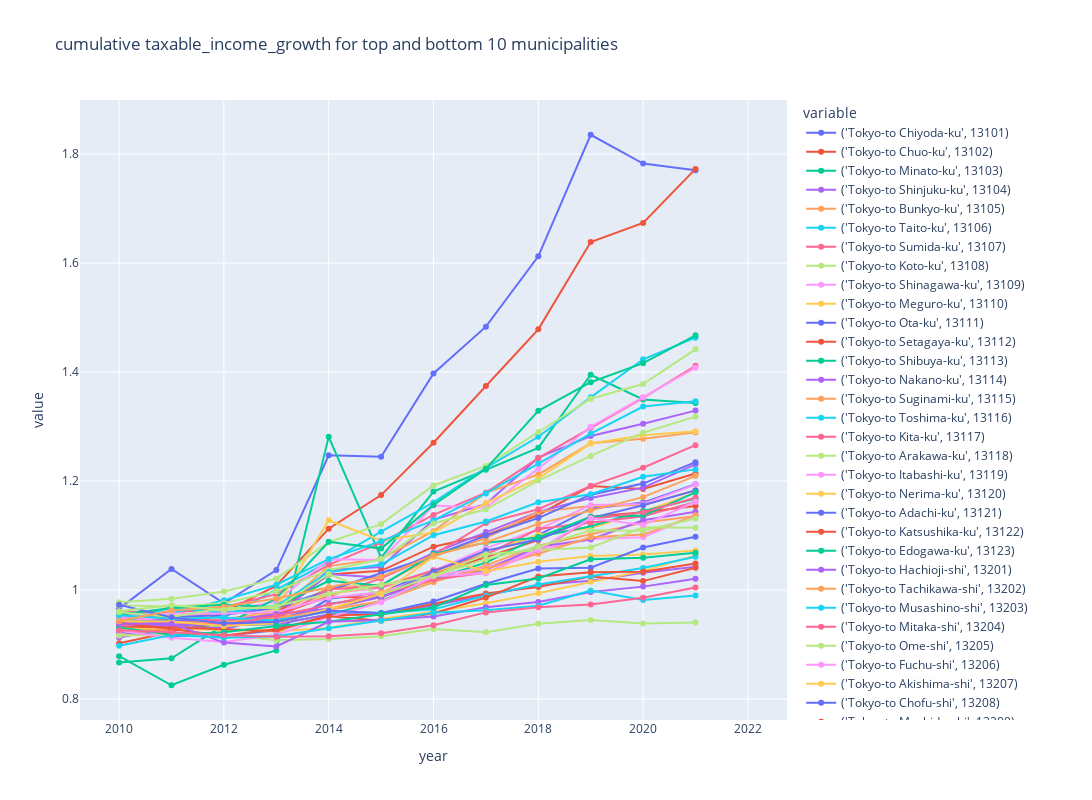

Notebook source saved alongside this figure:
### Code cell
plot_time_series(
    plot_df,
    "factor_growth",
    group_by_columns,
    granularity_columns,
    f"cumulative {factor_column} for top and bottom {return_n} municipalities",
    # visible="legendonly",
)

### Figure 1 — Plotly figure (JSON) as saved in the notebook; plotly's stock layout.template omitted (floating-point values rounded to 4 significant figures)
{"data": [{"hovertemplate": "variable=('Tokyo-to Chiyoda-ku', 13101)<br>year=%{x}<br>value=%{y}<extra></extra>", "legendgroup": "('Tokyo-to Chiyoda-ku', 13101)", "line": {"color": "#636efa", "dash": "solid"}, "marker": {"symbol": "circle"}, "mode": "lines+markers", "name": "('Tokyo-to Chiyoda-ku', 13101)", "orientation": "v", "showlegend": true, "type": "scatter", "x": [2010, 2011, 2012, 2013, 2014, 2015, 2016, 2017, 2018, 2019, 2020, 2021, 2022], "xaxis": "x", "y": [0.9659, 1.039, 0.9755, 1.037, 1.247, 1.244, 1.398, 1.483, 1.612, 1.836, 1.783, 1.77, null], "yaxis": "y"}, {"hovertemplate": "variable=('Tokyo-to Chuo-ku', 13102)<br>year=%{x}<br>value=%{y}<extra></extra>", "legendgroup": "('Tokyo-to Chuo-ku', 13102)", "line": {"color": "#EF553B", "dash": "solid"}, "marker": {"symbol": "circle"}, "mode": "lines+markers", "name": "('Tokyo-to Chuo-ku', 13102)", "orientation": "v", "showlegend": true, "type": "scatter", "x": [2010, 2011, 2012, 2013, 2014, 2015, 2016, 2017, 2018, 2019, 2020, 2021, 2022], "xaxis": "x", "y": [0.9023, 0.9228, 0.9589, 1.008, 1.113, 1.174, 1.27, 1.374, 1.478, 1.639, 1.674, 1.773, null], "yaxis": "y"}, {"hovertemplate": "variable=('Tokyo-to Minato-ku', 13103)<br>year=%{x}<br>value=%{y}<extra></extra>", "legendgroup": "('Tokyo-to Minato-ku', 13103)", "line": {"color": "#00cc96", "dash": "solid"}, "marker": {"symbol": "circle"}, "mode": "lines+markers", "name": "('Tokyo-to Minato-ku', 13103)", "orientation": "v", "showlegend": true, "type": "scatter", "x": [2010, 2011, 2012, 2013, 2014, 2015, 2016, 2017, 2018, 2019, 2020, 2021, 2022], "xaxis": "x", "y": [0.8785, 0.8252, 0.8628, 0.8891, 1.281, 1.059, 1.181, 1.221, 1.261, 1.395, 1.35, 1.343, null], "yaxis": "y"}, {"hovertemplate": "variable=('Tokyo-to Shinjuku-ku', 13104)<br>year=%{x}<br>value=%{y}<extra></extra>", "legendgroup": "('Tokyo-to Shinjuku-ku', 13104)", "line": {"color": "#ab63fa", "dash": "solid"}, "marker": {"symbol": "circle"}, "mode": "lines+markers", "name": "('Tokyo-to Shinjuku-ku', 13104)", "orientation": "v", "showlegend": true, "type": "scatter", "x": [2010, 2011, 2012, 2013, 2014, 2015, 2016, 2017, 2018, 2019, 2020, 2021, 2022], "xaxis": "x", "y": [0.9128, 0.9317, 0.9273, 0.9536, 1.037, 1.042, 1.129, 1.158, 1.243, 1.283, 1.305, 1.329, null], "yaxis": "y"}, {"hovertemplate": "variable=('Tokyo-to Bunkyo-ku', 13105)<br>year=%{x}<br>value=%{y}<extra></extra>", "legendgroup": "('Tokyo-to Bunkyo-ku', 13105)", "line": {"color": "#FFA15A", "dash": "solid"}, "marker": {"symbol": "circle"}, "mode": "lines+markers", "name": "('Tokyo-to Bunkyo-ku', 13105)", "orientation": "v", "showlegend": true, "type": "scatter", "x": [2010, 2011, 2012, 2013, 2014, 2015, 2016, 2017, 2018, 2019, 2020, 2021, 2022], "xaxis": "x", "y": [0.9166, 0.9309, 0.947, 0.9594, 1.044, 1.057, 1.108, 1.178, 1.212, 1.27, 1.278, 1.289, null], "yaxis": "y"}, {"hovertemplate": "variable=('Tokyo-to Taito-ku', 13106)<br>year=%{x}<br>value=%{y}<extra></extra>", "legendgroup": "('Tokyo-to Taito-ku', 13106)", "line": {"color": "#19d3f3", "dash": "solid"}, "marker": {"symbol": "circle"}, "mode": "lines+markers", "name": "('Tokyo-to Taito-ku', 13106)", "orientation": "v", "showlegend": true, "type": "scatter", "x": [2010, 2011, 2012, 2013, 2014, 2015, 2016, 2017, 2018, 2019, 2020, 2021, 2022], "xaxis": "x", "y": [0.9458, 0.9681, 0.9497, 1.0, 1.052, 1.107, 1.161, 1.224, 1.281, 1.354, 1.423, 1.463, null], "yaxis": "y"}, {"hovertemplate": "variable=('Tokyo-to Sumida-ku', 13107)<br>year=%{x}<br>value=%{y}<extra></extra>", "legendgroup": "('Tokyo-to Sumida-ku', 13107)", "line": {"color": "#FF6692", "dash": "solid"}, "marker": {"symbol": "circle"}, "mode": "lines+markers", "name": "('Tokyo-to Sumida-ku', 13107)", "orientation": "v", "showlegend": true, "type": "scatter", "x": [2010, 2011, 2012, 2013, 2014, 2015, 2016, 2017, 2018, 2019, 2020, 2021, 2022], "xaxis": "x", "y": [0.9605, 0.9579, 0.9684, 0.9924, 1.046, 1.087, 1.138, 1.179, 1.242, 1.298, 1.353, 1.411, null], "yaxis": "y"}, {"hovertemplate": "variable=('Tokyo-to Koto-ku', 13108)<br>year=%{x}<br>value=%{y}<extra></extra>", "legendgroup": "('Tokyo-to Koto-ku', 13108)", "line": {"color": "#B6E880", "dash": "solid"}, "marker": {"symbol": "circle"}, "mode": "lines+markers", "name": "('Tokyo-to Koto-ku', 13108)", "orientation": "v", "showlegend": true, "type": "scatter", "x": [2010, 2011, 2012, 2013, 2014, 2015, 2016, 2017, 2018, 2019, 2020, 2021, 2022], "xaxis": "x", "y": [0.9777, 0.9837, 0.9973, 1.021, 1.088, 1.121, 1.192, 1.228, 1.29, 1.351, 1.378, 1.442, null], "yaxis": "y"}, {"hovertemplate": "variable=('Tokyo-to Shinagawa-ku', 13109)<br>year=%{x}<br>value=%{y}<extra></extra>", "legendgroup": "('Tokyo-to Shinagawa-ku', 13109)", "line": {"color": "#FF97FF", "dash": "solid"}, "marker": {"symbol": "circle"}, "mode": "lines+markers", "name": "('Tokyo-to Shinagawa-ku', 13109)", "orientation": "v", "showlegend": true, "type": "scatter", "x": [2010, 2011, 2012, 2013, 2014, 2015, 2016, 2017, 2018, 2019, 2020, 2021, 2022], "xaxis": "x", "y": [0.9395, 0.9504, 0.962, 0.9786, 1.056, 1.055, 1.155, 1.151, 1.223, 1.299, 1.354, 1.408, null], "yaxis": "y"}, {"hovertemplate": "variable=('Tokyo-to Meguro-ku', 13110)<br>year=%{x}<br>value=%{y}<extra></extra>", "legendgroup": "('Tokyo-to Meguro-ku', 13110)", "line": {"color": "#FECB52", "dash": "solid"}, "marker": {"symbol": "circle"}, "mode": "lines+markers", "name": "('Tokyo-to Meguro-ku', 13110)", "orientation": "v", "showlegend": true, "type": "scatter", "x": [2010, 2011, 2012, 2013, 2014, 2015, 2016, 2017, 2018, 2019, 2020, 2021, 2022], "xaxis": "x", "y": [0.9229, 0.9541, 0.9314, 0.9677, 1.128, 1.091, 1.105, 1.16, 1.205, 1.269, 1.284, 1.291, null], "yaxis": "y"}, {"hovertemplate": "variable=('Tokyo-to Ota-ku', 13111)<br>year=%{x}<br>value=%{y}<extra></extra>", "legendgroup": "('Tokyo-to Ota-ku', 13111)", "line": {"color": "#636efa", "dash": "solid"}, "marker": {"symbol": "circle"}, "mode": "lines+markers", "name": "('Tokyo-to Ota-ku', 13111)", "orientation": "v", "showlegend": true, "type": "scatter", "x": [2010, 2011, 2012, 2013, 2014, 2015, 2016, 2017, 2018, 2019, 2020, 2021, 2022], "xaxis": "x", "y": [0.9231, 0.9155, 0.9159, 0.9261, 0.9838, 0.9957, 1.035, 1.067, 1.101, 1.149, 1.16, 1.194, null], "yaxis": "y"}, {"hovertemplate": "variable=('Tokyo-to Setagaya-ku', 13112)<br>year=%{x}<br>value=%{y}<extra></extra>", "legendgroup": "('Tokyo-to Setagaya-ku', 13112)", "line": {"color": "#EF553B", "dash": "solid"}, "marker": {"symbol": "circle"}, "mode": "lines+markers", "name": "('Tokyo-to Setagaya-ku', 13112)", "orientation": "v", "showlegend": true, "type": "scatter", "x": [2010, 2011, 2012, 2013, 2014, 2015, 2016, 2017, 2018, 2019, 2020, 2021, 2022], "xaxis": "x", "y": [0.9289, 0.9273, 0.9381, 0.9573, 1.029, 1.035, 1.08, 1.101, 1.138, 1.191, 1.185, 1.214, null], "yaxis": "y"}, {"hovertemplate": "variable=('Tokyo-to Shibuya-ku', 13113)<br>year=%{x}<br>value=%{y}<extra></extra>", "legendgroup": "('Tokyo-to Shibuya-ku', 13113)", "line": {"color": "#00cc96", "dash": "solid"}, "marker": {"symbol": "circle"}, "mode": "lines+markers", "name": "('Tokyo-to Shibuya-ku', 13113)", "orientation": "v", "showlegend": true, "type": "scatter", "x": [2010, 2011, 2012, 2013, 2014, 2015, 2016, 2017, 2018, 2019, 2020, 2021, 2022], "xaxis": "x", "y": [0.8672, 0.8746, 0.9354, 0.9843, 1.089, 1.076, 1.156, 1.222, 1.329, 1.381, 1.416, 1.468, null], "yaxis": "y"}, {"hovertemplate": "variable=('Tokyo-to Nakano-ku', 13114)<br>year=%{x}<br>value=%{y}<extra></extra>", "legendgroup": "('Tokyo-to Nakano-ku', 13114)", "line": {"color": "#ab63fa", "dash": "solid"}, "marker": {"symbol": "circle"}, "mode": "lines+markers", "name": "('Tokyo-to Nakano-ku', 13114)", "orientation": "v", "showlegend": true, "type": "scatter", "x": [2010, 2011, 2012, 2013, 2014, 2015, 2016, 2017, 2018, 2019, 2020, 2021, 2022], "xaxis": "x", "y": [0.9415, 0.9303, 0.9301, 0.9522, 1.029, 1.023, 1.068, 1.107, 1.143, 1.169, 1.188, 1.231, null], "yaxis": "y"}, {"hovertemplate": "variable=('Tokyo-to Suginami-ku', 13115)<br>year=%{x}<br>value=%{y}<extra></extra>", "legendgroup": "('Tokyo-to Suginami-ku', 13115)", "line": {"color": "#FFA15A", "dash": "solid"}, "marker": {"symbol": "circle"}, "mode": "lines+markers", "name": "('Tokyo-to Suginami-ku', 13115)", "orientation": "v", "showlegend": true, "type": "scatter", "x": [2010, 2011, 2012, 2013, 2014, 2015, 2016, 2017, 2018, 2019, 2020, 2021, 2022], "xaxis": "x", "y": [0.9443, 0.945, 0.9599, 0.9563, 1.004, 1.009, 1.061, 1.096, 1.143, 1.154, 1.156, 1.183, null], "yaxis": "y"}, {"hovertemplate": "variable=('Tokyo-to Toshima-ku', 13116)<br>year=%{x}<br>value=%{y}<extra></extra>", "legendgroup": "('Tokyo-to Toshima-ku', 13116)", "line": {"color": "#19d3f3", "dash": "solid"}, "marker": {"symbol": "circle"}, "mode": "lines+markers", "name": "('Tokyo-to Toshima-ku', 13116)", "orientation": "v", "showlegend": true, "type": "scatter", "x": [2010, 2011, 2012, 2013, 2014, 2015, 2016, 2017, 2018, 2019, 2020, 2021, 2022], "xaxis": "x", "y": [0.9543, 0.957, 0.9814, 1.01, 1.057, 1.09, 1.128, 1.177, 1.232, 1.287, 1.337, 1.346, null], "yaxis": "y"}, {"hovertemplate": "variable=('Tokyo-to Kita-ku', 13117)<br>year=%{x}<br>value=%{y}<extra></extra>", "legendgroup": "('Tokyo-to Kita-ku', 13117)", "line": {"color": "#FF6692", "dash": "solid"}, "marker": {"symbol": "circle"}, "mode": "lines+markers", "name": "('Tokyo-to Kita-ku', 13117)", "orientation": "v", "showlegend": true, "type": "scatter", "x": [2010, 2011, 2012, 2013, 2014, 2015, 2016, 2017, 2018, 2019, 2020, 2021, 2022], "xaxis": "x", "y": [0.9498, 0.9413, 0.934, 0.9554, 0.9886, 1.021, 1.065, 1.123, 1.148, 1.191, 1.224, 1.266, null], "yaxis": "y"}, {"hovertemplate": "variable=('Tokyo-to Arakawa-ku', 13118)<br>year=%{x}<br>value=%{y}<extra></extra>", "legendgroup": "('Tokyo-to Arakawa-ku', 13118)", "line": {"color": "#B6E880", "dash": "solid"}, "marker": {"symbol": "circle"}, "mode": "lines+markers", "name": "('Tokyo-to Arakawa-ku', 13118)", "orientation": "v", "showlegend": true, "type": "scatter", "x": [2010, 2011, 2012, 2013, 2014, 2015, 2016, 2017, 2018, 2019, 2020, 2021, 2022], "xaxis": "x", "y": [0.9721, 0.9693, 0.9757, 0.9979, 1.036, 1.057, 1.122, 1.148, 1.201, 1.246, 1.289, 1.318, null], "yaxis": "y"}, {"hovertemplate": "variable=('Tokyo-to Itabashi-ku', 13119)<br>year=%{x}<br>value=%{y}<extra></extra>", "legendgroup": "('Tokyo-to Itabashi-ku', 13119)", "line": {"color": "#FF97FF", "dash": "solid"}, "marker": {"symbol": "circle"}, "mode": "lines+markers", "name": "('Tokyo-to Itabashi-ku', 13119)", "orientation": "v", "showlegend": true, "type": "scatter", "x": [2010, 2011, 2012, 2013, 2014, 2015, 2016, 2017, 2018, 2019, 2020, 2021, 2022], "xaxis": "x", "y": [0.949, 0.9429, 0.946, 0.9538, 0.9939, 1.004, 1.036, 1.077, 1.111, 1.156, 1.158, 1.193, null], "yaxis": "y"}, {"hovertemplate": "variable=('Tokyo-to Nerima-ku', 13120)<br>year=%{x}<br>value=%{y}<extra></extra>", "legendgroup": "('Tokyo-to Nerima-ku', 13120)", "line": {"color": "#FECB52", "dash": "solid"}, "marker": {"symbol": "circle"}, "mode": "lines+markers", "name": "('Tokyo-to Nerima-ku', 13120)", "orientation": "v", "showlegend": true, "type": "scatter", "x": [2010, 2011, 2012, 2013, 2014, 2015, 2016, 2017, 2018, 2019, 2020, 2021, 2022], "xaxis": "x", "y": [0.9441, 0.9412, 0.9401, 0.9514, 0.9916, 1.009, 1.031, 1.067, 1.102, 1.114, 1.143, 1.179, null], "yaxis": "y"}, {"hovertemplate": "variable=('Tokyo-to Adachi-ku', 13121)<br>year=%{x}<br>value=%{y}<extra></extra>", "legendgroup": "('Tokyo-to Adachi-ku', 13121)", "line": {"color": "#636efa", "dash": "solid"}, "marker": {"symbol": "circle"}, "mode": "lines+markers", "name": "('Tokyo-to Adachi-ku', 13121)", "orientation": "v", "showlegend": true, "type": "scatter", "x": [2010, 2011, 2012, 2013, 2014, 2015, 2016, 2017, 2018, 2019, 2020, 2021, 2022], "xaxis": "x", "y": [0.9537, 0.9498, 0.954, 0.9675, 0.999, 1.031, 1.063, 1.1, 1.132, 1.175, 1.195, 1.235, null], "yaxis": "y"}, {"hovertemplate": "variable=('Tokyo-to Katsushika-ku', 13122)<br>year=%{x}<br>value=%{y}<extra></extra>", "legendgroup": "('Tokyo-to Katsushika-ku', 13122)", "line": {"color": "#EF553B", "dash": "solid"}, "marker": {"symbol": "circle"}, "mode": "lines+markers", "name": "('Tokyo-to Katsushika-ku', 13122)", "orientation": "v", "showlegend": true, "type": "scatter", "x": [2010, 2011, 2012, 2013, 2014, 2015, 2016, 2017, 2018, 2019, 2020, 2021, 2022], "xaxis": "x", "y": [0.9416, 0.9439, 0.9402, 0.9545, 0.9877, 0.986, 1.029, 1.061, 1.092, 1.135, 1.143, 1.154, null], "yaxis": "y"}, {"hovertemplate": "variable=('Tokyo-to Edogawa-ku', 13123)<br>year=%{x}<br>value=%{y}<extra></extra>", "legendgroup": "('Tokyo-to Edogawa-ku', 13123)", "line": {"color": "#00cc96", "dash": "solid"}, "marker": {"symbol": "circle"}, "mode": "lines+markers", "name": "('Tokyo-to Edogawa-ku', 13123)", "orientation": "v", "showlegend": true, "type": "scatter", "x": [2010, 2011, 2012, 2013, 2014, 2015, 2016, 2017, 2018, 2019, 2020, 2021, 2022], "xaxis": "x", "y": [0.9435, 0.9358, 0.9351, 0.9376, 0.9546, 0.9801, 1.02, 1.05, 1.097, 1.117, 1.145, 1.167, null], "yaxis": "y"}, {"hovertemplate": "variable=('Tokyo-to Hachioji-shi', 13201)<br>year=%{x}<br>value=%{y}<extra></extra>", "legendgroup": "('Tokyo-to Hachioji-shi', 13201)", "line": {"color": "#ab63fa", "dash": "solid"}, "marker": {"symbol": "circle"}, "mode": "lines+markers", "name": "('Tokyo-to Hachioji-shi', 13201)", "orientation": "v", "showlegend": true, "type": "scatter", "x": [2010, 2011, 2012, 2013, 2014, 2015, 2016, 2017, 2018, 2019, 2020, 2021, 2022], "xaxis": "x", "y": [0.938, 0.9338, 0.9372, 0.9373, 0.955, 0.9562, 0.9717, 0.9904, 1.009, 1.017, 1.032, 1.043, null], "yaxis": "y"}, {"hovertemplate": "variable=('Tokyo-to Tachikawa-shi', 13202)<br>year=%{x}<br>value=%{y}<extra></extra>", "legendgroup": "('Tokyo-to Tachikawa-shi', 13202)", "line": {"color": "#FFA15A", "dash": "solid"}, "marker": {"symbol": "circle"}, "mode": "lines+markers", "name": "('Tokyo-to Tachikawa-shi', 13202)", "orientation": "v", "showlegend": true, "type": "scatter", "x": [2010, 2011, 2012, 2013, 2014, 2015, 2016, 2017, 2018, 2019, 2020, 2021, 2022], "xaxis": "x", "y": [0.9383, 0.9428, 0.9451, 0.9493, 0.9639, 0.9792, 1.014, 1.045, 1.081, 1.103, 1.123, 1.136, null], "yaxis": "y"}, {"hovertemplate": "variable=('Tokyo-to Musashino-shi', 13203)<br>year=%{x}<br>value=%{y}<extra></extra>", "legendgroup": "('Tokyo-to Musashino-shi', 13203)", "line": {"color": "#19d3f3", "dash": "solid"}, "marker": {"symbol": "circle"}, "mode": "lines+markers", "name": "('Tokyo-to Musashino-shi', 13203)", "orientation": "v", "showlegend": true, "type": "scatter", "x": [2010, 2011, 2012, 2013, 2014, 2015, 2016, 2017, 2018, 2019, 2020, 2021, 2022], "xaxis": "x", "y": [0.9387, 0.9683, 0.9579, 0.971, 1.033, 1.047, 1.101, 1.126, 1.161, 1.176, 1.208, 1.221, null], "yaxis": "y"}, {"hovertemplate": "variable=('Tokyo-to Mitaka-shi', 13204)<br>year=%{x}<br>value=%{y}<extra></extra>", "legendgroup": "('Tokyo-to Mitaka-shi', 13204)", "line": {"color": "#FF6692", "dash": "solid"}, "marker": {"symbol": "circle"}, "mode": "lines+markers", "name": "('Tokyo-to Mitaka-shi', 13204)", "orientation": "v", "showlegend": true, "type": "scatter", "x": [2010, 2011, 2012, 2013, 2014, 2015, 2016, 2017, 2018, 2019, 2020, 2021, 2022], "xaxis": "x", "y": [0.94, 0.9455, 0.9439, 0.9468, 1.002, 1.006, 1.036, 1.065, 1.112, 1.124, 1.135, 1.162, null], "yaxis": "y"}, {"hovertemplate": "variable=('Tokyo-to Ome-shi', 13205)<br>year=%{x}<br>value=%{y}<extra></extra>", "legendgroup": "('Tokyo-to Ome-shi', 13205)", "line": {"color": "#B6E880", "dash": "solid"}, "marker": {"symbol": "circle"}, "mode": "lines+markers", "name": "('Tokyo-to Ome-shi', 13205)", "orientation": "v", "showlegend": true, "type": "scatter", "x": [2010, 2011, 2012, 2013, 2014, 2015, 2016, 2017, 2018, 2019, 2020, 2021, 2022], "xaxis": "x", "y": [0.9167, 0.9181, 0.9183, 0.9078, 0.9102, 0.9153, 0.9286, 0.9226, 0.9379, 0.9451, 0.9386, 0.9404, null], "yaxis": "y"}, {"hovertemplate": "variable=('Tokyo-to Fuchu-shi', 13206)<br>year=%{x}<br>value=%{y}<extra></extra>", "legendgroup": "('Tokyo-to Fuchu-shi', 13206)", "line": {"color": "#FF97FF", "dash": "solid"}, "marker": {"symbol": "circle"}, "mode": "lines+markers", "name": "('Tokyo-to Fuchu-shi', 13206)", "orientation": "v", "showlegend": true, "type": "scatter", "x": [2010, 2011, 2012, 2013, 2014, 2015, 2016, 2017, 2018, 2019, 2020, 2021, 2022], "xaxis": "x", "y": [0.9528, 0.957, 0.957, 0.9596, 0.9857, 0.996, 1.027, 1.041, 1.073, 1.093, 1.097, 1.138, null], "yaxis": "y"}, {"hovertemplate": "variable=('Tokyo-to Akishima-shi', 13207)<br>year=%{x}<br>value=%{y}<extra></extra>", "legendgroup": "('Tokyo-to Akishima-shi', 13207)", "line": {"color": "#FECB52", "dash": "solid"}, "marker": {"symbol": "circle"}, "mode": "lines+markers", "name": "('Tokyo-to Akishima-shi', 13207)", "orientation": "v", "showlegend": true, "type": "scatter", "x": [2010, 2011, 2012, 2013, 2014, 2015, 2016, 2017, 2018, 2019, 2020, 2021, 2022], "xaxis": "x", "y": [0.9286, 0.9292, 0.9268, 0.924, 0.9305, 0.9472, 0.9602, 0.9755, 0.9942, 1.015, 1.035, 1.063, null], "yaxis": "y"}, {"hovertemplate": "variable=('Tokyo-to Chofu-shi', 13208)<br>year=%{x}<br>value=%{y}<extra></extra>", "legendgroup": "('Tokyo-to Chofu-shi', 13208)", "line": {"color": "#636efa", "dash": "solid"}, "marker": {"symbol": "circle"}, "mode": "lines+markers", "name": "('Tokyo-to Chofu-shi', 13208)", "orientation": "v", "showlegend": true, "type": "scatter", "x": [2010, 2011, 2012, 2013, 2014, 2015, 2016, 2017, 2018, 2019, 2020, 2021, 2022], "xaxis": "x", "y": [0.9413, 0.9446, 0.9382, 0.9444, 0.9743, 0.9882, 1.034, 1.072, 1.093, 1.132, 1.156, 1.183, null], "yaxis": "y"}, {"hovertemplate": "variable=('Tokyo-to Machida-shi', 13209)<br>year=%{x}<br>value=%{y}<extra></extra>", "legendgroup": "('Tokyo-to Machida-shi', 13209)", "line": {"color": "#EF553B", "dash": "solid"}, "marker": {"symbol": "circle"}, "mode": "lines+markers", "name": "('Tokyo-to Machida-shi', 13209)", "orientation": "v", "showlegend": true, "type": "scatter", "x": [2010, 2011, 2012, 2013, 2014, 2015, 2016, 2017, 2018, 2019, 2020, 2021, 2022], "xaxis": "x", "y": [0.9331, 0.9314, 0.9282, 0.9248, 0.9536, 0.9549, 0.9748, 0.9935, 1.006, 1.025, 1.016, 1.041, null], "yaxis": "y"}, {"hovertemplate": "variable=('Tokyo-to Koganei-shi', 13210)<br>year=%{x}<br>value=%{y}<extra></extra>", "legendgroup": "('Tokyo-to Koganei-shi', 13210)", "line": {"color": "#00cc96", "dash": "solid"}, "marker": {"symbol": "circle"}, "mode": "lines+markers", "name": "('Tokyo-to Koganei-shi', 13210)", "orientation": "v", "showlegend": true, "type": "scatter", "x": [2010, 2011, 2012, 2013, 2014, 2015, 2016, 2017, 2018, 2019, 2020, 2021, 2022], "xaxis": "x", "y": [0.9545, 0.9668, 0.973, 0.969, 1.017, 1.008, 1.066, 1.087, 1.096, 1.134, 1.136, 1.179, null], "yaxis": "y"}, {"hovertemplate": "variable=('Tokyo-to Kodaira-shi', 13211)<br>year=%{x}<br>value=%{y}<extra></extra>", "legendgroup": "('Tokyo-to Kodaira-shi', 13211)", "line": {"color": "#ab63fa", "dash": "solid"}, "marker": {"symbol": "circle"}, "mode": "lines+markers", "name": "('Tokyo-to Kodaira-shi', 13211)", "orientation": "v", "showlegend": true, "type": "scatter", "x": [2010, 2011, 2012, 2013, 2014, 2015, 2016, 2017, 2018, 2019, 2020, 2021, 2022], "xaxis": "x", "y": [0.9352, 0.936, 0.9425, 0.956, 0.9654, 0.9872, 1.019, 1.037, 1.079, 1.093, 1.128, 1.143, null], "yaxis": "y"}, {"hovertemplate": "variable=('Tokyo-to Hino-shi', 13212)<br>year=%{x}<br>value=%{y}<extra></extra>", "legendgroup": "('Tokyo-to Hino-shi', 13212)", "line": {"color": "#FFA15A", "dash": "solid"}, "marker": {"symbol": "circle"}, "mode": "lines+markers", "name": "('Tokyo-to Hino-shi', 13212)", "orientation": "v", "showlegend": true, "type": "scatter", "x": [2010, 2011, 2012, 2013, 2014, 2015, 2016, 2017, 2018, 2019, 2020, 2021, 2022], "xaxis": "x", "y": [0.9392, 0.9404, 0.9415, 0.9486, 0.9623, 0.9952, 1.016, 1.039, 1.067, 1.097, 1.102, 1.137, null], "yaxis": "y"}, {"hovertemplate": "variable=('Tokyo-to Higashimurayama-shi', 13213)<br>year=%{x}<br>value=%{y}<extra></extra>", "legendgroup": "('Tokyo-to Higashimurayama-shi', 13213)", "line": {"color": "#19d3f3", "dash": "solid"}, "marker": {"symbol": "circle"}, "mode": "lines+markers", "name": "('Tokyo-to Higashimurayama-shi', 13213)", "orientation": "v", "showlegend": true, "type": "scatter", "x": [2010, 2011, 2012, 2013, 2014, 2015, 2016, 2017, 2018, 2019, 2020, 2021, 2022], "xaxis": "x", "y": [0.9538, 0.9474, 0.9496, 0.9442, 0.9606, 0.9577, 0.9645, 0.99, 1.01, 1.026, 1.04, 1.061, null], "yaxis": "y"}, {"hovertemplate": "variable=('Tokyo-to Kokubunji-shi', 13214)<br>year=%{x}<br>value=%{y}<extra></extra>", "legendgroup": "('Tokyo-to Kokubunji-shi', 13214)", "line": {"color": "#FF6692", "dash": "solid"}, "marker": {"symbol": "circle"}, "mode": "lines+markers", "name": "('Tokyo-to Kokubunji-shi', 13214)", "orientation": "v", "showlegend": true, "type": "scatter", "x": [2010, 2011, 2012, 2013, 2014, 2015, 2016, 2017, 2018, 2019, 2020, 2021, 2022], "xaxis": "x", "y": [0.9346, 0.9417, 0.9362, 0.9524, 0.9727, 0.9933, 1.019, 1.031, 1.072, 1.13, 1.143, 1.169, null], "yaxis": "y"}, {"hovertemplate": "variable=('Tokyo-to Kunitachi-shi', 13215)<br>year=%{x}<br>value=%{y}<extra></extra>", "legendgroup": "('Tokyo-to Kunitachi-shi', 13215)", "line": {"color": "#B6E880", "dash": "solid"}, "marker": {"symbol": "circle"}, "mode": "lines+markers", "name": "('Tokyo-to Kunitachi-shi', 13215)", "orientation": "v", "showlegend": true, "type": "scatter", "x": [2010, 2011, 2012, 2013, 2014, 2015, 2016, 2017, 2018, 2019, 2020, 2021, 2022], "xaxis": "x", "y": [0.9594, 0.9504, 0.9671, 0.9671, 1.029, 0.9916, 1.026, 1.066, 1.074, 1.078, 1.115, 1.114, null], "yaxis": "y"}, {"hovertemplate": "variable=('Tokyo-to Komae-shi', 13219)<br>year=%{x}<br>value=%{y}<extra></extra>", "legendgroup": "('Tokyo-to Komae-shi', 13219)", "line": {"color": "#FF97FF", "dash": "solid"}, "marker": {"symbol": "circle"}, "mode": "lines+markers", "name": "('Tokyo-to Komae-shi', 13219)", "orientation": "v", "showlegend": true, "type": "scatter", "x": [2010, 2011, 2012, 2013, 2014, 2015, 2016, 2017, 2018, 2019, 2020, 2021, 2022], "xaxis": "x", "y": [0.925, 0.9124, 0.9046, 0.918, 0.9502, 0.9775, 1.025, 1.031, 1.074, 1.132, 1.119, 1.162, null], "yaxis": "y"}, {"hovertemplate": "variable=('Tokyo-to Higashiyamato-shi', 13220)<br>year=%{x}<br>value=%{y}<extra></extra>", "legendgroup": "('Tokyo-to Higashiyamato-shi', 13220)", "line": {"color": "#FECB52", "dash": "solid"}, "marker": {"symbol": "circle"}, "mode": "lines+markers", "name": "('Tokyo-to Higashiyamato-shi', 13220)", "orientation": "v", "showlegend": true, "type": "scatter", "x": [2010, 2011, 2012, 2013, 2014, 2015, 2016, 2017, 2018, 2019, 2020, 2021, 2022], "xaxis": "x", "y": [0.9429, 0.9424, 0.934, 0.9388, 0.9657, 0.9929, 1.061, 1.034, 1.052, 1.062, 1.065, 1.073, null], "yaxis": "y"}, {"hovertemplate": "variable=('Tokyo-to Kiyose-shi', 13221)<br>year=%{x}<br>value=%{y}<extra></extra>", "legendgroup": "('Tokyo-to Kiyose-shi', 13221)", "line": {"color": "#636efa", "dash": "solid"}, "marker": {"symbol": "circle"}, "mode": "lines+markers", "name": "('Tokyo-to Kiyose-shi', 13221)", "orientation": "v", "showlegend": true, "type": "scatter", "x": [2010, 2011, 2012, 2013, 2014, 2015, 2016, 2017, 2018, 2019, 2020, 2021, 2022], "xaxis": "x", "y": [0.9728, 0.9498, 0.9389, 0.9411, 0.962, 0.9578, 0.9788, 1.011, 1.039, 1.041, 1.078, 1.098, null], "yaxis": "y"}, {"hovertemplate": "variable=('Tokyo-to Higashikurume-shi', 13222)<br>year=%{x}<br>value=%{y}<extra></extra>", "legendgroup": "('Tokyo-to Higashikurume-shi', 13222)", "line": {"color": "#EF553B", "dash": "solid"}, "marker": {"symbol": "circle"}, "mode": "lines+markers", "name": "('Tokyo-to Higashikurume-shi', 13222)", "orientation": "v", "showlegend": true, "type": "scatter", "x": [2010, 2011, 2012, 2013, 2014, 2015, 2016, 2017, 2018, 2019, 2020, 2021, 2022], "xaxis": "x", "y": [0.9404, 0.9282, 0.916, 0.9286, 0.9518, 0.9436, 0.9568, 0.9861, 1.025, 1.033, 1.033, 1.049, null], "yaxis": "y"}, {"hovertemplate": "variable=('Tokyo-to Musashimurayama-shi', 13223)<br>year=%{x}<br>value=%{y}<extra></extra>", "legendgroup": "('Tokyo-to Musashimurayama-shi', 13223)", "line": {"color": "#00cc96", "dash": "solid"}, "marker": {"symbol": "circle"}, "mode": "lines+markers", "name": "('Tokyo-to Musashimurayama-shi', 13223)", "orientation": "v", "showlegend": true, "type": "scatter", "x": [2010, 2011, 2012, 2013, 2014, 2015, 2016, 2017, 2018, 2019, 2020, 2021, 2022], "xaxis": "x", "y": [0.9314, 0.9178, 0.9224, 0.9339, 0.9417, 0.9556, 0.9678, 1.009, 1.021, 1.056, 1.059, 1.068, null], "yaxis": "y"}, {"hovertemplate": "variable=('Tokyo-to Tama-shi', 13224)<br>year=%{x}<br>value=%{y}<extra></extra>", "legendgroup": "('Tokyo-to Tama-shi', 13224)", "line": {"color": "#ab63fa", "dash": "solid"}, "marker": {"symbol": "circle"}, "mode": "lines+markers", "name": "('Tokyo-to Tama-shi', 13224)", "orientation": "v", "showlegend": true, "type": "scatter", "x": [2010, 2011, 2012, 2013, 2014, 2015, 2016, 2017, 2018, 2019, 2020, 2021, 2022], "xaxis": "x", "y": [0.9379, 0.9386, 0.9035, 0.8963, 0.9416, 0.9451, 0.9515, 0.9682, 0.9779, 0.9965, 1.006, 1.021, null], "yaxis": "y"}, {"hovertemplate": "variable=('Tokyo-to Inagi-shi', 13225)<br>year=%{x}<br>value=%{y}<extra></extra>", "legendgroup": "('Tokyo-to Inagi-shi', 13225)", "line": {"color": "#FFA15A", "dash": "solid"}, "marker": {"symbol": "circle"}, "mode": "lines+markers", "name": "('Tokyo-to Inagi-shi', 13225)", "orientation": "v", "showlegend": true, "type": "scatter", "x": [2010, 2011, 2012, 2013, 2014, 2015, 2016, 2017, 2018, 2019, 2020, 2021, 2022], "xaxis": "x", "y": [0.9427, 0.9625, 0.9693, 0.9845, 1.005, 1.024, 1.064, 1.088, 1.121, 1.146, 1.17, 1.21, null], "yaxis": "y"}, {"hovertemplate": "variable=('Tokyo-to Hamura-shi', 13227)<br>year=%{x}<br>value=%{y}<extra></extra>", "legendgroup": "('Tokyo-to Hamura-shi', 13227)", "line": {"color": "#19d3f3", "dash": "solid"}, "marker": {"symbol": "circle"}, "mode": "lines+markers", "name": "('Tokyo-to Hamura-shi', 13227)", "orientation": "v", "showlegend": true, "type": "scatter", "x": [2010, 2011, 2012, 2013, 2014, 2015, 2016, 2017, 2018, 2019, 2020, 2021, 2022], "xaxis": "x", "y": [0.8976, 0.9173, 0.9122, 0.9153, 0.9299, 0.9437, 0.958, 0.9628, 0.9712, 0.9989, 0.9815, 0.9899, null], "yaxis": "y"}, {"hovertemplate": "variable=('Tokyo-to Akiruno-shi', 13228)<br>year=%{x}<br>value=%{y}<extra></extra>", "legendgroup": "('Tokyo-to Akiruno-shi', 13228)", "line": {"color": "#FF6692", "dash": "solid"}, "marker": {"symbol": "circle"}, "mode": "lines+markers", "name": "('Tokyo-to Akiruno-shi', 13228)", "orientation": "v", "showlegend": true, "type": "scatter", "x": [2010, 2011, 2012, 2013, 2014, 2015, 2016, 2017, 2018, 2019, 2020, 2021, 2022], "xaxis": "x", "y": [0.9259, 0.9225, 0.9172, 0.9142, 0.9149, 0.9207, 0.9353, 0.9589, 0.9686, 0.9732, 0.9858, 1.004, null], "yaxis": "y"}, {"hovertemplate": "variable=('Tokyo-to Nishitokyo-shi', 13229)<br>year=%{x}<br>value=%{y}<extra></extra>", "legendgroup": "('Tokyo-to Nishitokyo-shi', 13229)", "line": {"color": "#B6E880", "dash": "solid"}, "marker": {"symbol": "circle"}, "mode": "lines+markers", "name": "('Tokyo-to Nishitokyo-shi', 13229)", "orientation": "v", "showlegend": true, "type": "scatter", "x": [2010, 2011, 2012, 2013, 2014, 2015, 2016, 2017, 2018, 2019, 2020, 2021, 2022], "xaxis": "x", "y": [0.9611, 0.972, 0.9632, 0.9704, 0.9933, 1.009, 1.026, 1.056, 1.08, 1.11, 1.109, 1.131, null], "yaxis": "y"}], "layout": {"autosize": false, "height": 800, "hovermode": "closest", "legend": {"title": {"text": "variable"}, "tracegroupgap": 0}, "title": {"text": "cumulative taxable_income_growth for top and bottom 10 municipalities"}, "width": 1600, "xaxis": {"anchor": "y", "domain": [0, 1], "title": {"text": "year"}}, "yaxis": {"anchor": "x", "domain": [0, 1], "title": {"text": "value"}}}}
